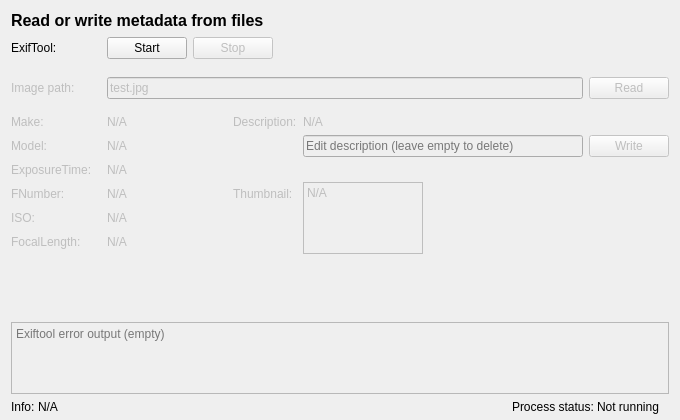
<?xml version="1.0" encoding="UTF-8"?>
<ui version="4.0">
 <class>Example3</class>
 <widget class="QWidget" name="Example3">
  <property name="geometry">
   <rect>
    <x>0</x>
    <y>0</y>
    <width>680</width>
    <height>420</height>
   </rect>
  </property>
  <property name="windowTitle">
   <string>Example 3</string>
  </property>
  <layout class="QVBoxLayout" name="verticalLayout">
   <property name="bottomMargin">
    <number>6</number>
   </property>
   <item>
    <widget class="QLabel" name="labelExampleTitle">
     <property name="font">
      <font>
       <pointsize>12</pointsize>
       <weight>75</weight>
       <bold>true</bold>
      </font>
     </property>
     <property name="text">
      <string>Read or write metadata from files</string>
     </property>
    </widget>
   </item>
   <item>
    <layout class="QHBoxLayout" name="hLayout1">
     <property name="spacing">
      <number>6</number>
     </property>
     <item>
      <widget class="QLabel" name="labelExifToolTxt">
       <property name="minimumSize">
        <size>
         <width>90</width>
         <height>24</height>
        </size>
       </property>
       <property name="text">
        <string>ExifTool:</string>
       </property>
      </widget>
     </item>
     <item>
      <widget class="QPushButton" name="pushButtonStart">
       <property name="sizePolicy">
        <sizepolicy hsizetype="Maximum" vsizetype="Fixed">
         <horstretch>0</horstretch>
         <verstretch>0</verstretch>
        </sizepolicy>
       </property>
       <property name="text">
        <string>Start</string>
       </property>
      </widget>
     </item>
     <item>
      <widget class="QPushButton" name="pushButtonStop">
       <property name="enabled">
        <bool>false</bool>
       </property>
       <property name="sizePolicy">
        <sizepolicy hsizetype="Maximum" vsizetype="Fixed">
         <horstretch>0</horstretch>
         <verstretch>0</verstretch>
        </sizepolicy>
       </property>
       <property name="text">
        <string>Stop</string>
       </property>
      </widget>
     </item>
     <item>
      <spacer name="hSpacer">
       <property name="orientation">
        <enum>Qt::Horizontal</enum>
       </property>
       <property name="sizeHint" stdset="0">
        <size>
         <width>0</width>
         <height>20</height>
        </size>
       </property>
      </spacer>
     </item>
    </layout>
   </item>
   <item>
    <spacer name="vSpacer1">
     <property name="orientation">
      <enum>Qt::Vertical</enum>
     </property>
     <property name="sizeType">
      <enum>QSizePolicy::Fixed</enum>
     </property>
     <property name="sizeHint" stdset="0">
      <size>
       <width>20</width>
       <height>10</height>
      </size>
     </property>
    </spacer>
   </item>
   <item>
    <widget class="QWidget" name="widget" native="true">
     <property name="enabled">
      <bool>false</bool>
     </property>
     <layout class="QVBoxLayout" name="vLayout">
      <property name="leftMargin">
       <number>0</number>
      </property>
      <property name="topMargin">
       <number>0</number>
      </property>
      <property name="rightMargin">
       <number>0</number>
      </property>
      <property name="bottomMargin">
       <number>0</number>
      </property>
      <item>
       <layout class="QGridLayout" name="gLayout">
        <property name="horizontalSpacing">
         <number>6</number>
        </property>
        <property name="verticalSpacing">
         <number>0</number>
        </property>
        <item row="4" column="1">
         <widget class="QLabel" name="labelExposure">
          <property name="minimumSize">
           <size>
            <width>120</width>
            <height>0</height>
           </size>
          </property>
          <property name="text">
           <string>N/A</string>
          </property>
         </widget>
        </item>
        <item row="5" column="1">
         <widget class="QLabel" name="labelFNumber">
          <property name="minimumSize">
           <size>
            <width>120</width>
            <height>0</height>
           </size>
          </property>
          <property name="text">
           <string>N/A</string>
          </property>
         </widget>
        </item>
        <item row="2" column="1">
         <widget class="QLabel" name="labelMake">
          <property name="minimumSize">
           <size>
            <width>120</width>
            <height>0</height>
           </size>
          </property>
          <property name="text">
           <string>N/A</string>
          </property>
         </widget>
        </item>
        <item row="3" column="0">
         <widget class="QLabel" name="labelModelTxt">
          <property name="minimumSize">
           <size>
            <width>90</width>
            <height>24</height>
           </size>
          </property>
          <property name="text">
           <string>Model:</string>
          </property>
         </widget>
        </item>
        <item row="5" column="3" rowspan="4" colspan="2">
         <widget class="QLabel" name="labelThumb">
          <property name="sizePolicy">
           <sizepolicy hsizetype="Maximum" vsizetype="Preferred">
            <horstretch>0</horstretch>
            <verstretch>0</verstretch>
           </sizepolicy>
          </property>
          <property name="minimumSize">
           <size>
            <width>120</width>
            <height>0</height>
           </size>
          </property>
          <property name="frameShape">
           <enum>QFrame::Box</enum>
          </property>
          <property name="text">
           <string>N/A</string>
          </property>
          <property name="alignment">
           <set>Qt::AlignLeading|Qt::AlignLeft|Qt::AlignTop</set>
          </property>
          <property name="margin">
           <number>2</number>
          </property>
         </widget>
        </item>
        <item row="0" column="0">
         <widget class="QLabel" name="labelImgPathTxt">
          <property name="minimumSize">
           <size>
            <width>90</width>
            <height>24</height>
           </size>
          </property>
          <property name="text">
           <string>Image path:</string>
          </property>
         </widget>
        </item>
        <item row="5" column="2">
         <widget class="QLabel" name="labelThumbTxt">
          <property name="text">
           <string>Thumbnail:</string>
          </property>
         </widget>
        </item>
        <item row="4" column="0">
         <widget class="QLabel" name="labelExposureTxt">
          <property name="minimumSize">
           <size>
            <width>90</width>
            <height>24</height>
           </size>
          </property>
          <property name="text">
           <string>ExposureTime:</string>
          </property>
         </widget>
        </item>
        <item row="7" column="0">
         <widget class="QLabel" name="labelFocalTxt">
          <property name="minimumSize">
           <size>
            <width>90</width>
            <height>24</height>
           </size>
          </property>
          <property name="text">
           <string>FocalLength:</string>
          </property>
         </widget>
        </item>
        <item row="3" column="3">
         <widget class="QLineEdit" name="lineEditImgDesc">
          <property name="placeholderText">
           <string>Edit description (leave empty to delete)</string>
          </property>
          <property name="clearButtonEnabled">
           <bool>true</bool>
          </property>
         </widget>
        </item>
        <item row="2" column="0">
         <widget class="QLabel" name="labelMakeTxt">
          <property name="minimumSize">
           <size>
            <width>90</width>
            <height>24</height>
           </size>
          </property>
          <property name="text">
           <string>Make:</string>
          </property>
         </widget>
        </item>
        <item row="7" column="1">
         <widget class="QLabel" name="labelFocal">
          <property name="minimumSize">
           <size>
            <width>120</width>
            <height>0</height>
           </size>
          </property>
          <property name="text">
           <string>N/A</string>
          </property>
         </widget>
        </item>
        <item row="0" column="4">
         <widget class="QPushButton" name="pushButtonRead">
          <property name="text">
           <string>Read</string>
          </property>
         </widget>
        </item>
        <item row="6" column="0">
         <widget class="QLabel" name="labelIsoTxt">
          <property name="minimumSize">
           <size>
            <width>90</width>
            <height>24</height>
           </size>
          </property>
          <property name="text">
           <string>ISO:</string>
          </property>
         </widget>
        </item>
        <item row="3" column="1">
         <widget class="QLabel" name="labelModel">
          <property name="minimumSize">
           <size>
            <width>120</width>
            <height>0</height>
           </size>
          </property>
          <property name="text">
           <string>N/A</string>
          </property>
         </widget>
        </item>
        <item row="0" column="1" colspan="3">
         <widget class="QLineEdit" name="lineEditImgPath">
          <property name="text">
           <string>test.jpg</string>
          </property>
         </widget>
        </item>
        <item row="3" column="4">
         <widget class="QPushButton" name="pushButtonWriteDesc">
          <property name="text">
           <string>Write</string>
          </property>
         </widget>
        </item>
        <item row="6" column="1">
         <widget class="QLabel" name="labelIso">
          <property name="minimumSize">
           <size>
            <width>120</width>
            <height>0</height>
           </size>
          </property>
          <property name="text">
           <string>N/A</string>
          </property>
         </widget>
        </item>
        <item row="8" column="0" colspan="2">
         <spacer name="vSpacer3">
          <property name="orientation">
           <enum>Qt::Vertical</enum>
          </property>
          <property name="sizeType">
           <enum>QSizePolicy::Maximum</enum>
          </property>
          <property name="sizeHint" stdset="0">
           <size>
            <width>20</width>
            <height>0</height>
           </size>
          </property>
         </spacer>
        </item>
        <item row="5" column="0">
         <widget class="QLabel" name="labelFNumberTxt">
          <property name="minimumSize">
           <size>
            <width>90</width>
            <height>24</height>
           </size>
          </property>
          <property name="text">
           <string>FNumber:</string>
          </property>
         </widget>
        </item>
        <item row="2" column="2">
         <widget class="QLabel" name="labelDescTxt">
          <property name="text">
           <string>Description:</string>
          </property>
         </widget>
        </item>
        <item row="1" column="0" colspan="5">
         <spacer name="vSpacer2">
          <property name="orientation">
           <enum>Qt::Vertical</enum>
          </property>
          <property name="sizeType">
           <enum>QSizePolicy::Fixed</enum>
          </property>
          <property name="sizeHint" stdset="0">
           <size>
            <width>20</width>
            <height>10</height>
           </size>
          </property>
         </spacer>
        </item>
        <item row="2" column="3">
         <widget class="QLabel" name="labelDesc">
          <property name="sizePolicy">
           <sizepolicy hsizetype="Preferred" vsizetype="Fixed">
            <horstretch>0</horstretch>
            <verstretch>0</verstretch>
           </sizepolicy>
          </property>
          <property name="minimumSize">
           <size>
            <width>0</width>
            <height>24</height>
           </size>
          </property>
          <property name="text">
           <string>N/A</string>
          </property>
         </widget>
        </item>
        <item row="2" column="4">
         <widget class="QLabel" name="labelWriteDescStatus">
          <property name="text">
           <string/>
          </property>
          <property name="alignment">
           <set>Qt::AlignCenter</set>
          </property>
         </widget>
        </item>
       </layout>
      </item>
      <item>
       <spacer name="vSpacer4">
        <property name="orientation">
         <enum>Qt::Vertical</enum>
        </property>
        <property name="sizeType">
         <enum>QSizePolicy::Expanding</enum>
        </property>
        <property name="sizeHint" stdset="0">
         <size>
          <width>20</width>
          <height>10</height>
         </size>
        </property>
       </spacer>
      </item>
      <item>
       <widget class="QPlainTextEdit" name="textEditStdErr">
        <property name="maximumSize">
         <size>
          <width>16777215</width>
          <height>72</height>
         </size>
        </property>
        <property name="focusPolicy">
         <enum>Qt::ClickFocus</enum>
        </property>
        <property name="tabChangesFocus">
         <bool>true</bool>
        </property>
        <property name="readOnly">
         <bool>true</bool>
        </property>
        <property name="placeholderText">
         <string>Exiftool error output (empty)</string>
        </property>
       </widget>
      </item>
     </layout>
    </widget>
   </item>
   <item>
    <layout class="QHBoxLayout" name="hLayoutStatus">
     <property name="spacing">
      <number>3</number>
     </property>
     <item>
      <widget class="QLabel" name="labelInfoTxt">
       <property name="text">
        <string>Info:</string>
       </property>
      </widget>
     </item>
     <item>
      <widget class="QLabel" name="labelInfo">
       <property name="sizePolicy">
        <sizepolicy hsizetype="Expanding" vsizetype="Preferred">
         <horstretch>0</horstretch>
         <verstretch>0</verstretch>
        </sizepolicy>
       </property>
       <property name="text">
        <string>N/A</string>
       </property>
      </widget>
     </item>
     <item>
      <widget class="QLabel" name="labelProcessStatusTxt">
       <property name="text">
        <string>Process status:</string>
       </property>
      </widget>
     </item>
     <item>
      <widget class="QLabel" name="labelProcessStatus">
       <property name="minimumSize">
        <size>
         <width>72</width>
         <height>0</height>
        </size>
       </property>
       <property name="text">
        <string>Not running</string>
       </property>
      </widget>
     </item>
    </layout>
   </item>
  </layout>
 </widget>
 <tabstops>
  <tabstop>pushButtonStart</tabstop>
  <tabstop>pushButtonStop</tabstop>
  <tabstop>lineEditImgPath</tabstop>
  <tabstop>pushButtonRead</tabstop>
  <tabstop>lineEditImgDesc</tabstop>
  <tabstop>pushButtonWriteDesc</tabstop>
  <tabstop>textEditStdErr</tabstop>
 </tabstops>
 <resources/>
 <connections>
  <connection>
   <sender>lineEditImgDesc</sender>
   <signal>returnPressed()</signal>
   <receiver>pushButtonWriteDesc</receiver>
   <slot>click()</slot>
   <hints>
    <hint type="sourcelabel">
     <x>576</x>
     <y>153</y>
    </hint>
    <hint type="destinationlabel">
     <x>621</x>
     <y>154</y>
    </hint>
   </hints>
  </connection>
  <connection>
   <sender>lineEditImgPath</sender>
   <signal>returnPressed()</signal>
   <receiver>pushButtonRead</receiver>
   <slot>click()</slot>
   <hints>
    <hint type="sourcelabel">
     <x>550</x>
     <y>93</y>
    </hint>
    <hint type="destinationlabel">
     <x>635</x>
     <y>95</y>
    </hint>
   </hints>
  </connection>
 </connections>
</ui>
